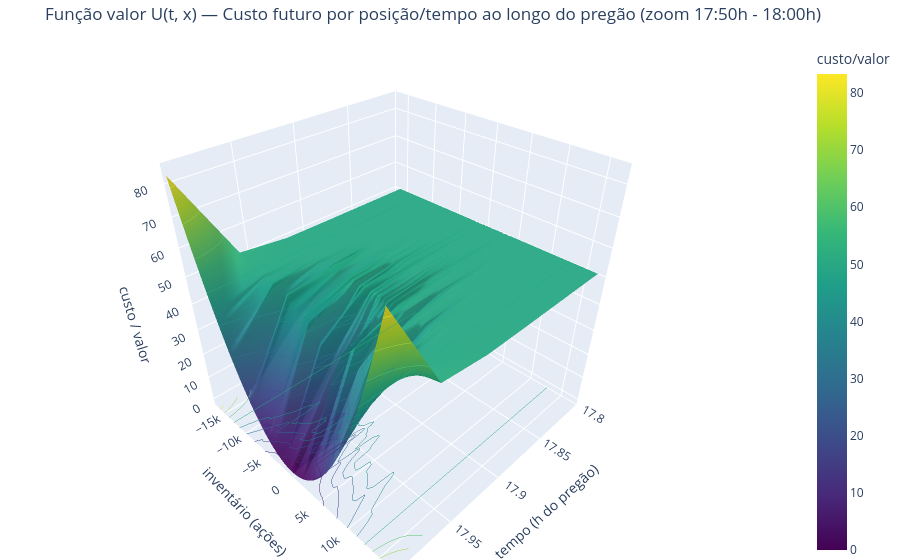

Source (notebook cell):
### Markdown cell above
### Surface plot interativo (Plotly)
Gire, dê zoom e use o hover. O HTML fica salvo; focamos na última hora (17h-18h) para ver a parede terminal com mais detalhe.

### Code cell
value_surface_path = REPORT_DIR / 'value_surface.html'
value_surface_path.parent.mkdir(parents=True, exist_ok=True)

if 'time_scale' not in globals():
    start_hour = 10.0
    end_hour = 18.0
    time_scale = (end_hour - start_hour) / grid.T

if 'inv_scale' not in globals():
    inv_scale = 1.0

time_hours = grid.t * time_scale + start_hour
inventory_shares = grid.x * inv_scale
mask = (time_hours >= 17.0) & (time_hours <= 18.0)
if not mask.any():
    mask = time_hours >= (time_hours.max() - 1.0)
time_slice = time_hours[mask]
value_slice = U_all[mask]

value_surface = go.Figure(
    data=[
        go.Surface(
            x=time_slice,
            y=inventory_shares,
            z=value_slice.T,
            colorscale="Viridis",
            colorbar_title="custo/valor",
            showscale=True,
            opacity=0.95,
            contours={"z": {"show": True, "usecolormap": True, "project_z": True}},
        )
    ]
)
value_surface.update_layout(
    title="Função valor U(t, x) — Custo futuro por posição/tempo ao longo do pregão (zoom 17:50h - 18:00h)",
    scene=dict(
        xaxis_title="tempo (h do pregão)",
        yaxis_title="inventário (ações)",
        zaxis_title="custo / valor",
        xaxis=dict(range=[17.8, 18.0]),
    ),
    margin=dict(l=0, r=0, b=0, t=40),
)
value_surface.write_html(value_surface_path, include_plotlyjs="cdn")
print(f"Surface plot interativo salvo em {value_surface_path}")
value_surface.show()

### Figure 1 — Plotly figure (JSON) as saved in the notebook; plotly's stock layout.template omitted (floating-point values rounded to 4 significant figures; data arrays with more than 128 entries replaced by an {"elided": "..."} marker saying what was removed)
{"data": [{"colorbar": {"title": {"text": "custo/valor"}}, "colorscale": [[0, "#440154"], [0.1111, "#482878"], [0.2222, "#3e4989"], [0.3333, "#31688e"], [0.4444, "#26828e"], [0.5556, "#1f9e89"], [0.6667, "#35b779"], [0.7778, "#6ece58"], [0.8889, "#b5de2b"], [1, "#fde725"]], "contours": {"z": {"project": {"z": true}, "show": true, "usecolormap": true}}, "opacity": 0.95, "showscale": true, "type": "surface", "x": [17.0, 17.04, 17.08, 17.12, 17.16, 17.2, 17.24, 17.28, 17.32, 17.36, 17.4, 17.44, 17.48, 17.52, 17.56, 17.6, 17.64, 17.68, 17.72, 17.76, 17.8, 17.84, 17.88, 17.92, 17.96, 18.0], "y": {"elided": "241 float values"}, "z": {"elided": "241x26 float values"}}], "layout": {"margin": {"b": 0, "l": 0, "r": 0, "t": 40}, "scene": {"xaxis": {"range": [17.8, 18], "title": {"text": "tempo (h do pregão)"}}, "yaxis": {"title": {"text": "inventário (ações)"}}, "zaxis": {"title": {"text": "custo / valor"}}}, "title": {"text": "Função valor U(t, x) — Custo futuro por posição/tempo ao longo do pregão (zoom 17:50h - 18:00h)"}}}
